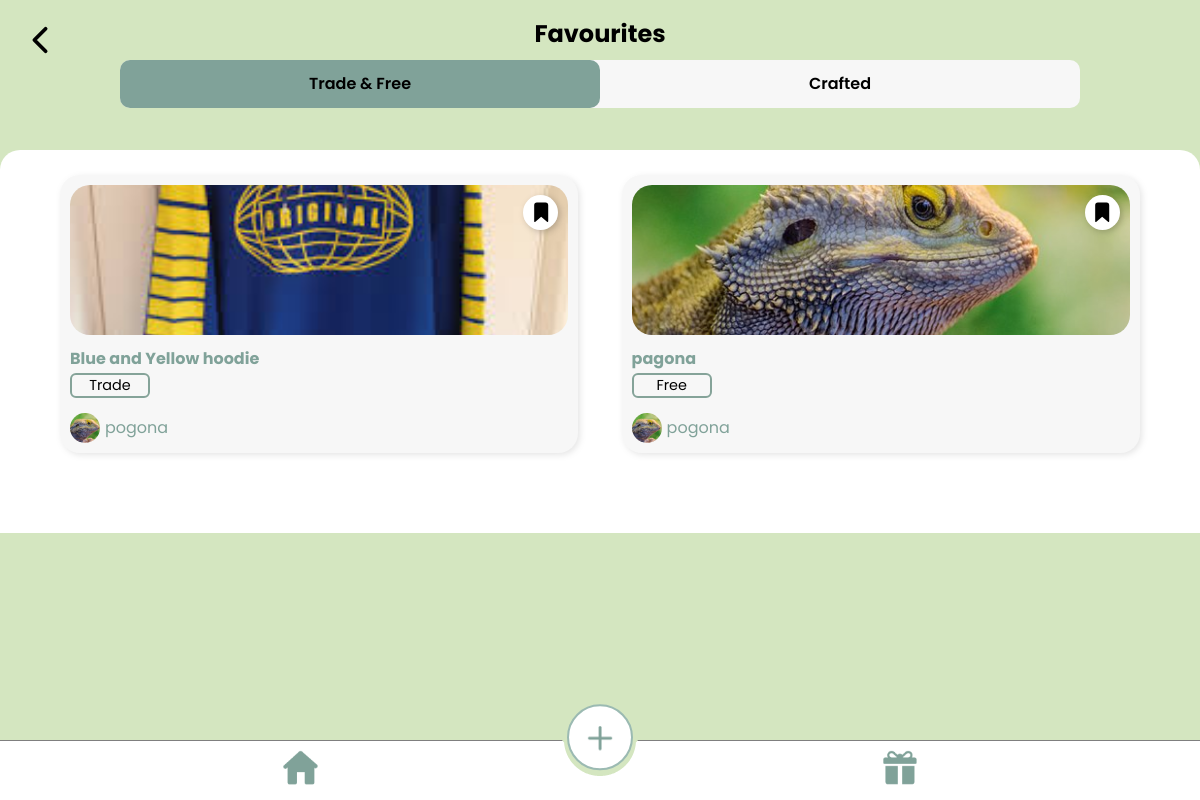
The app's page /favourites.php?section=trade (signed in) with its own data.
### tables this page shows
CREATE TABLE `sp_listings` (
  `list_id` int(11) NOT NULL,
  `list_title` varchar(1000) NOT NULL,
  `list_category` varchar(1000) NOT NULL,
  `list_type` varchar(255) NOT NULL,
  `list_image` varchar(255) NOT NULL,
  `list_desc` varchar(1000) NOT NULL,
  `list_dealMethod` varchar(255) NOT NULL,
  `iUserid` int(11) NOT NULL,
  `list_points` int(11) NOT NULL,
  `list_carbon` int(11) NOT NULL,
  `tsLastUpdated` timestamp NOT NULL DEFAULT current_timestamp()
);

CREATE TABLE `sp_users` (
  `id` int(11) NOT NULL,
  `s_Email` varchar(255) NOT NULL,
  `s_Username` varchar(255) NOT NULL,
  `s_Password` varchar(255) NOT NULL,
  `s_ProfileImg` varchar(255) NOT NULL DEFAULT 'img/profile.png',
  `user_points` int(11) NOT NULL DEFAULT 500,
  `user_carbon` int(11) NOT NULL,
  `user_theme` varchar(255) NOT NULL DEFAULT 'light'
);

### favourites.php (the view, shortened to what this page needs)
<?php
include "head.php";
?>
<body id="favourites">
    <h2>Favourites</h2>
    <div class="home_section_bar_container">
        <div class="home_section_bar">
            <div class="active_bar section_bars"></div>
            <a href="favourites.php?section=trade" class="trade_bar section_bars">
                Trade & Free
            </a>
            <a href="favourites.php?section=craft" class="crafted_bar section_bars">
                Crafted
            </a>
        </div>
    </div>
    <a href="index.php" class="back_btn">
        <ion-icon name="chevron-back-outline"></ion-icon>
    </a>
    <div class="main_section" id="main-section">
        <div class="listings_container">
            <?php
            $section = $_GET['section'];
            if ($section == "trade") {
                include "db_connect.php";
                $result = $conn->query("SELECT l.*, u.s_Username,u.s_ProfileImg from sp_listings l inner join sp_users u on l.iUserid=u.id ORDER BY tsLastUpdated DESC");
                if ($result->num_rows > 0) {
                    while ($row = $result->fetch_assoc()) {
            ?>
                        <div class="list_items faveditem<?= $row['list_id'] ?>">
                            <form class="list_fav_btn" method="POST" action="favsystem.php">
                                <ion-icon name="bookmark-outline" class="bookmark_icon faved<?= $row['list_id'] ?>"></ion-icon>
                            </form>
                            <div class="list_img_container" onclick="window.location='viewlisting.php?id=<?= $row['list_id'] ?>&cache=<?= time(); ?>'">
                                <img src="<?= $row['list_image'] ?>" alt="listing image" class="list_img">
                            </div>
                            <a href="#" class="list_text" onclick="window.location='viewlisting.php?id=<?= $row['list_id'] ?>&cache=<?= time(); ?>'">
                                <h5>
                                    <?= $row['list_title'] ?>
                                </h5>
                                <p>
                                    <?php
                                    if ($row['list_type'] == "trade") {
                                        echo 'Trade';
                                    } else {
                                        echo 'Free';
                                    }
                                    ?>
                                </p>
                                <div class="list_author" onclick="window.location='viewlisting.php?id=<?= $row['list_id'] ?>&cache=<?= time(); ?>'">
                                    <div class="list_author_profile_pic_container">
                                        <img src="<?= $row['s_ProfileImg'] ?>" alt="Profile Picture" class="list_author_profile_pic">
                                    </div>
                                    <p><?= $row['s_Username'] ?></p>
                                </div>
                            </a>
                        </div>
                <?php
                    }
                } else {
                    echo "<h1>You have no listings favourited.</h1>";
                    echo "<h3>You can add them <a href='index.php?section=trade'>here</a></h3><br><br><br>";
                }
                ?>
                <?php
            } else if ($section == "craft") {
                include "db_connect.php";
                $userid = $_SESSION["userid"];
                $result = $conn->query("SELECT l.*, u.s_Username,u.s_ProfileImg from sp_craftlistings l inner join sp_users u on l.craftlist_iUserid=u.id ORDER BY tsLastUpdated DESC");
                if ($result->num_rows > 0) {
                    while ($row = $result->fetch_assoc()) {
                ?>
                        <script>
                            $(".active_bar").css("transform", "translateX(50%)");
                        </script>
                        <div class="list_items faveditemcraft<?= $row['craftlist_id'] ?>">
                            <form class="list_fav_btn" method="POST" action="favsystemcraft.php">
                                <ion-icon name="bookmark-outline" class="bookmark_icon favedcraft<?= $row['craftlist_id'] ?>"></ion-icon>
                                <input type="hidden" name="craft_id" value="<?= $row['craftlist_id'] ?>">
                                <input type="hidden" name="user_id" value="<?= $userid ?>">
                            </form>
                            <div class="list_img_container" onclick="window.location='viewcraftlisting.php?id=<?= $row['craftlist_id'] ?>&cache=<?= time(); ?>'">
                                <img src="<?= $row['craftlist_image'] ?>" alt="listing image" class="list_img">
                            </div>
                            <a href="#" class="list_text" onclick="window.location='viewcraftlisting.php?id=<?= $row['craftlist_id'] ?>&cache=<?= time(); ?>'">
                                <h5><?= $row['craftlist_title'] ?><br></h5>
                                <span class="list_text_points"><?= $row['craftlist_price'] . " P" ?></span>
                                <div class="list_author" onclick="window.location='viewcraftlisting.php?id=<?= $row['craftlist_id'] ?>&cache=<?= time(); ?>'">
                                    <div class="list_author_profile_pic_container">
                                        <img src="<?= $row['s_ProfileImg'] ?>" alt="Profile Picture" class="list_author_profile_pic">
                                    </div>
                                    <p><?= $row['s_Username'] ?></p>
                                </div>
                            </a>
                        </div>
                <?php
                    }
                } else {
                    echo "<h1>You have no listings favourited.</h1>";
                    echo "<h3>You can add them <a href='index.php?section=craft'>here</a></h3><br><br><br>";
                }
            }
            ?>
        </div>
    </div>
    <?php include "navbar.php" ?>
    <?php include "footer.php"; ?>
</body>

### head.php (shortened to what this page needs)
<?php
if(isset($_SESSION["userid"])){
    $userid = $_SESSION["userid"];
    include "db_connect.php";
    $result = $conn->query("SELECT * from sp_users where id=$userid");
    if ($result->num_rows > 0) {
        while ($row = $result->fetch_assoc()) {
            $usertheme = $row['user_theme'];
        }
    }
}else{
    $usertheme = "light";
}
?>
<head>
    <link rel="stylesheet" href="css/normalize.css">
    <?php
    if ($usertheme == "dark") {
    ?>
        <link rel="stylesheet" href="css/mystyle.css?v=<?= time() ?>" id="mystyle">
        <link rel="stylesheet" href="css/darkmodestyle.css?v=<?= time() ?>" id="darkmodestyle">
    <?php
    } else {
    ?>
        <link rel="stylesheet" href="css/mystyle.css?v=<?= time() ?>" id="mystyle">
    <?php
    }
    ?>
</head>

### navbar.php (shortened to what this page needs)
<div>
    <div class="bar">
        <div class="btmnav btmnav1">
            <img src="img/icons/home_icon.png" alt="Chats Icon" class="nav_bar_icons">
        </div>
        <div class="btmnav btmnav2">
            <img src="img/icons/rewards_icon.png" alt="Chats Icon" class="nav_bar_icons">
        </div>
    </div>
    <div class="add_btn">
        <img src="img/icons/add_icon.png" alt="Chats Icon" class="nav_bar_icons">
    </div>
</div>

### footer.php
<footer>
</footer>

### favourites.php (style rules this page uses)
body { background-color: #D4E6C0; }
#favourites { transition: all 0.3s; }
#favourites>h2 { text-align: center; top: 20px; position: fixed; width: 100%; z-index: -1; }
.back_btn { color: black; z-index: -1; }
.home_section_bar_container { padding-top: 0px; top: 60px; position: fixed; width: 100%; z-index: 9; }
.active_bar { background-color: #80A299; }
.main_section { background-color: white; width: 100%; border-radius: 20px 20px 0px 0px; background-color: white; padding-bottom: 80px; margin-bottom: -10px; margin-top: 150px; }
.listings_container { width: 90%; margin: 0 auto; }
footer { height: 0px }

### records on screen
sp_listings: list_image (picture), list_title "Blue and Yellow hoodie", list_type "Trade", sp_users.s_ProfileImg (picture), sp_users.s_Username "pogona"
sp_listings: list_image (picture), list_title "pagona", list_type "Free", sp_users.s_ProfileImg (picture), sp_users.s_Username "pogona"
